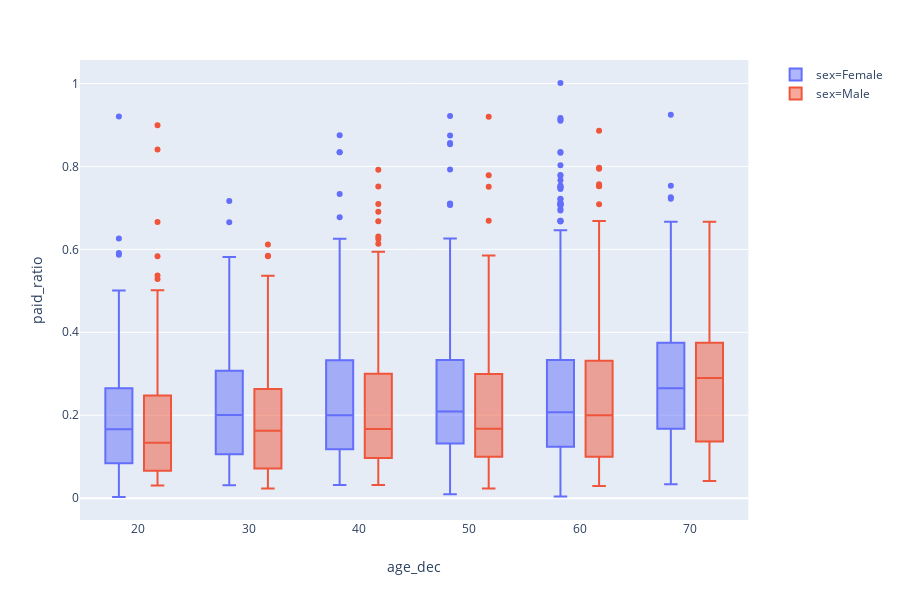

Write notebook code for a chart like this one.
### Code cell
import plotly.express as px
fig = px.box(df_grouped_default, x="age_dec", y="paid_ratio", color="sex")

fig.show()

### Figure 1 — Plotly figure (JSON) as saved in the notebook; plotly's stock layout.template omitted (floating-point values rounded to 4 significant figures; data arrays with more than 128 entries replaced by an {"elided": "..."} marker saying what was removed)
{"data": [{"alignmentgroup": "True", "hoverlabel": {"namelength": 0}, "hovertemplate": "sex=Female<br>age_dec=%{x}<br>paid_ratio=%{y}", "legendgroup": "sex=Female", "marker": {"color": "#636efa"}, "name": "sex=Female", "notched": false, "offsetgroup": "sex=Female", "orientation": "v", "showlegend": true, "type": "box", "x": {"elided": "1633 int values"}, "x0": " ", "xaxis": "x", "y": {"elided": "1633 float values"}, "y0": " ", "yaxis": "y"}, {"alignmentgroup": "True", "hoverlabel": {"namelength": 0}, "hovertemplate": "sex=Male<br>age_dec=%{x}<br>paid_ratio=%{y}", "legendgroup": "sex=Male", "marker": {"color": "#EF553B"}, "name": "sex=Male", "notched": false, "offsetgroup": "sex=Male", "orientation": "v", "showlegend": true, "type": "box", "x": {"elided": "1008 int values"}, "x0": " ", "xaxis": "x", "y": {"elided": "1008 float values"}, "y0": " ", "yaxis": "y"}], "layout": {"boxmode": "group", "height": 600, "legend": {"tracegroupgap": 0}, "margin": {"t": 60}, "xaxis": {"anchor": "y", "domain": [0, 0.98], "title": {"text": "age_dec"}}, "yaxis": {"anchor": "x", "domain": [0, 1], "title": {"text": "paid_ratio"}}}}
